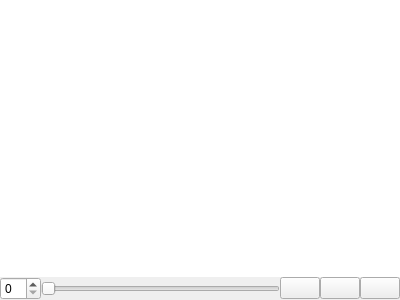
<?xml version="1.0" encoding="UTF-8"?>
<ui version="4.0">
 <class>ImageWidget</class>
 <widget class="QWidget" name="ImageWidget">
  <property name="geometry">
   <rect>
    <x>0</x>
    <y>0</y>
    <width>400</width>
    <height>300</height>
   </rect>
  </property>
  <property name="windowTitle">
   <string>Form</string>
  </property>
  <layout class="QGridLayout" name="gridLayout">
   <property name="leftMargin">
    <number>0</number>
   </property>
   <property name="topMargin">
    <number>0</number>
   </property>
   <property name="rightMargin">
    <number>0</number>
   </property>
   <property name="bottomMargin">
    <number>0</number>
   </property>
   <property name="spacing">
    <number>0</number>
   </property>
   <item row="0" column="0">
    <widget class="GraphicsView" name="graphicsView">
     <property name="mouseTracking">
      <bool>true</bool>
     </property>
     <property name="frameShape">
      <enum>QFrame::NoFrame</enum>
     </property>
     <property name="renderHints">
      <set>QPainter::Antialiasing|QPainter::HighQualityAntialiasing|QPainter::SmoothPixmapTransform|QPainter::TextAntialiasing</set>
     </property>
    </widget>
   </item>
   <item row="1" column="0">
    <widget class="QFrame" name="frameControls">
     <property name="sizePolicy">
      <sizepolicy hsizetype="Preferred" vsizetype="Fixed">
       <horstretch>0</horstretch>
       <verstretch>0</verstretch>
      </sizepolicy>
     </property>
     <property name="maximumSize">
      <size>
       <width>16777215</width>
       <height>25</height>
      </size>
     </property>
     <property name="frameShape">
      <enum>QFrame::NoFrame</enum>
     </property>
     <property name="frameShadow">
      <enum>QFrame::Plain</enum>
     </property>
     <layout class="QGridLayout" name="gridLayout_2">
      <property name="leftMargin">
       <number>0</number>
      </property>
      <property name="topMargin">
       <number>0</number>
      </property>
      <property name="rightMargin">
       <number>0</number>
      </property>
      <property name="bottomMargin">
       <number>0</number>
      </property>
      <property name="spacing">
       <number>0</number>
      </property>
      <item row="1" column="2">
       <widget class="QSlider" name="horizontalSlider">
        <property name="enabled">
         <bool>true</bool>
        </property>
        <property name="pageStep">
         <number>1</number>
        </property>
        <property name="orientation">
         <enum>Qt::Horizontal</enum>
        </property>
       </widget>
      </item>
      <item row="1" column="1">
       <widget class="QSpinBox" name="spinBox">
        <property name="enabled">
         <bool>true</bool>
        </property>
        <property name="sizePolicy">
         <sizepolicy hsizetype="Minimum" vsizetype="Minimum">
          <horstretch>0</horstretch>
          <verstretch>0</verstretch>
         </sizepolicy>
        </property>
       </widget>
      </item>
      <item row="1" column="5">
       <widget class="QPushButton" name="rotateButton">
        <property name="enabled">
         <bool>true</bool>
        </property>
        <property name="toolTip">
         <string>Rotate 90 degrres clockwise</string>
        </property>
        <property name="text">
         <string/>
        </property>
        <property name="icon">
         <iconset resource="../qrs/resources.qrc">
          <normaloff>:/icons/rotate.png</normaloff>:/icons/rotate.png</iconset>
        </property>
       </widget>
      </item>
      <item row="1" column="4">
       <widget class="QPushButton" name="flip_v_button">
        <property name="enabled">
         <bool>true</bool>
        </property>
        <property name="toolTip">
         <string>Mirror Vertically</string>
        </property>
        <property name="text">
         <string/>
        </property>
        <property name="icon">
         <iconset resource="../qrs/resources.qrc">
          <normaloff>:/icons/icons/flip_v.png</normaloff>:/icons/icons/flip_v.png</iconset>
        </property>
       </widget>
      </item>
      <item row="1" column="3">
       <widget class="QPushButton" name="flip_h_button">
        <property name="enabled">
         <bool>true</bool>
        </property>
        <property name="toolTip">
         <string>Mirror Horizontally</string>
        </property>
        <property name="text">
         <string/>
        </property>
        <property name="icon">
         <iconset resource="../qrs/resources.qrc">
          <normaloff>:/icons/icons/flip_h.png</normaloff>:/icons/icons/flip_h.png</iconset>
        </property>
       </widget>
      </item>
     </layout>
    </widget>
   </item>
  </layout>
 </widget>
 <customwidgets>
  <customwidget>
   <class>GraphicsView</class>
   <extends>QGraphicsView</extends>
   <header>src/graphicsview.h</header>
  </customwidget>
 </customwidgets>
 <resources>
  <include location="../qrs/resources.qrc"/>
 </resources>
 <connections/>
</ui>
